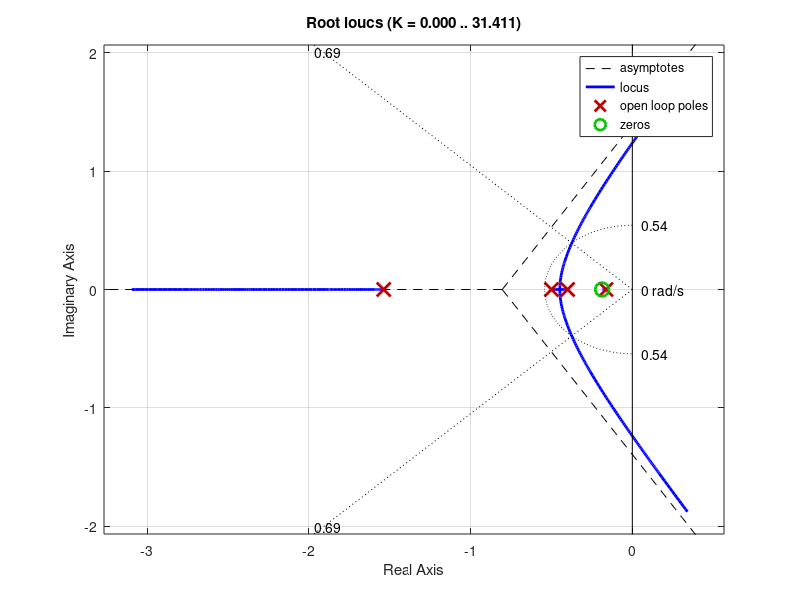
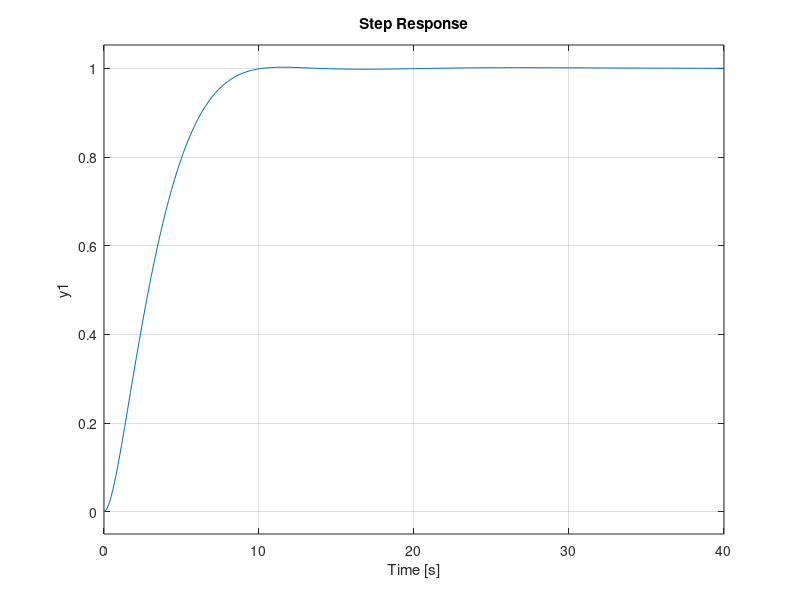

These figures' MATLAB source, in order: (Note: this script raises an error after producing the figures.)
clear; clc;
s=tf('s')
G=(1/(s+0.4))*0.7/(s^2+1.7*s+0.25)
H=0.5/(s+0.5)

OS=5/100
t_p=8

zeta=-log(OS)/sqrt(pi^2+log(OS)^2);
wn=pi/(t_p*sqrt(1-zeta^2));
real_p=-zeta*wn
img_p=wn*(1-zeta^2)^0.5
p=real_p+j*img_p

tangle=rad2deg(-angle(p+0.4)-angle(p+0.5)-angle(p^2+1.7*p+0.25))
z=real_p-img_p/tand(-180-tangle)
PD=(s-z)

figure
hold on
rlocus(PD*G*H)
sgrid(zeta,wn)
hold off

Gain=0.584

PI=(s+0.25)/s

T=feedback(Gain*PI*PD*G,H)
figure
hold on
step(T)
hold off
info=stepinfo(T)
